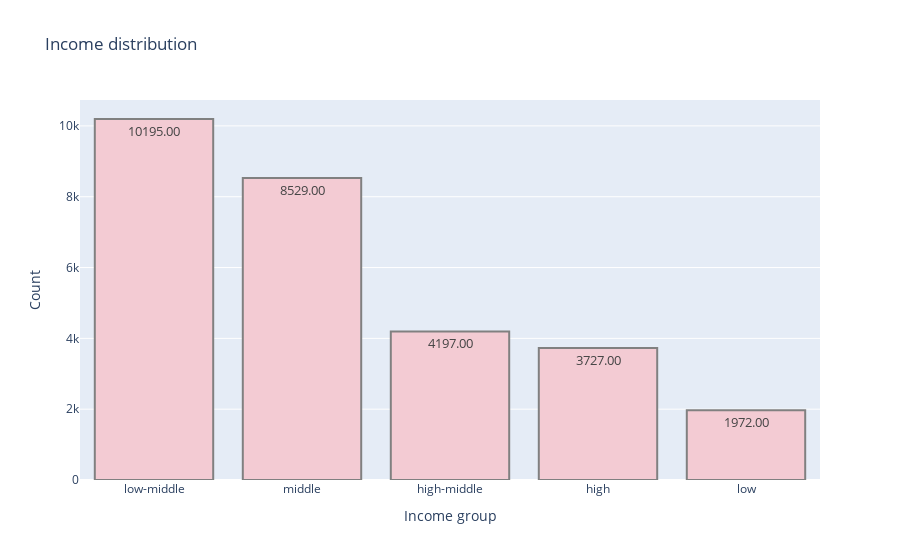

Notebook code cell kept with this figure:
### Code cell
data['income_group'] = pd.cut(data['person_income'],
                           bins=[0, 25000, 50000, 75000, 100000, float('inf')],
                           labels=['low', 'low-middle', 'middle', 'high-middle', 'high'])

counts=data.income_group.value_counts()

fig = px.bar(x=counts.index, y=counts.values, color_discrete_sequence=px.colors.sequential.Magenta, 
             title='Income distribution')

fig.update_layout(xaxis_title='Income group', yaxis_title='Count')
fig.update_traces(texttemplate='%{y:.2f}', textposition='auto', textfont_size=13, marker=dict(line=dict(color='#102000', width=.2)))

fig.data[0].marker.line.width = 2
fig.data[0].marker.line.color='gray'
fig.show()

### Figure 1 — Plotly figure (JSON) as saved in the notebook; plotly's stock layout.template omitted (floating-point values rounded to 4 significant figures)
{"data": [{"alignmentgroup": "True", "hovertemplate": "x=%{x}<br>y=%{y}<extra></extra>", "legendgroup": "", "marker": {"color": "rgb(243, 203, 211)", "line": {"color": "gray", "width": 2}, "pattern": {"shape": ""}}, "name": "", "offsetgroup": "", "orientation": "v", "showlegend": false, "textfont": {"size": 13}, "textposition": "auto", "texttemplate": "%{y:.2f}", "type": "bar", "x": ["low-middle", "middle", "high-middle", "high", "low"], "xaxis": "x", "y": [10195, 8529, 4197, 3727, 1972], "yaxis": "y"}], "layout": {"autosize": true, "barmode": "relative", "legend": {"tracegroupgap": 0}, "title": {"text": "Income distribution"}, "xaxis": {"anchor": "y", "autorange": true, "domain": [0, 1], "range": [-0.5, 4.5], "title": {"text": "Income group"}, "type": "category"}, "yaxis": {"anchor": "x", "autorange": true, "domain": [0, 1], "range": [0, 10730.0], "title": {"text": "Count"}, "type": "linear"}}}
